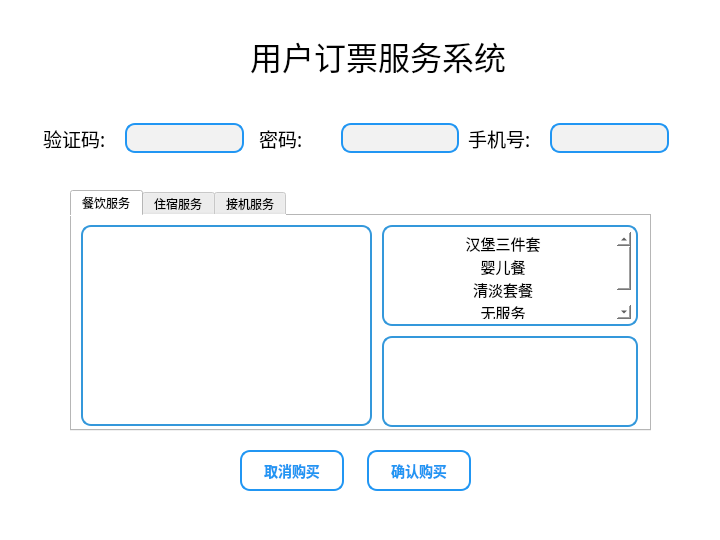
<?xml version="1.0" encoding="UTF-8"?>
<ui version="4.0">
 <class>buy</class>
 <widget class="QMainWindow" name="buy">
  <property name="geometry">
   <rect>
    <x>0</x>
    <y>0</y>
    <width>720</width>
    <height>540</height>
   </rect>
  </property>
  <property name="windowTitle">
   <string>用户订票服务系统</string>
  </property>
  <property name="windowIcon">
   <iconset>
    <normaloff>../data/images/logo.png</normaloff>../data/images/logo.png</iconset>
  </property>
  <property name="styleSheet">
   <string notr="true">background-color: white;
</string>
  </property>
  <widget class="QWidget" name="centralwidget">
   <widget class="QLabel" name="label">
    <property name="geometry">
     <rect>
      <x>250</x>
      <y>30</y>
      <width>281</width>
      <height>51</height>
     </rect>
    </property>
    <property name="font">
     <font>
      <family>华文新魏</family>
      <pointsize>24</pointsize>
     </font>
    </property>
    <property name="text">
     <string>用户订票服务系统</string>
    </property>
   </widget>
   <widget class="QLabel" name="label_3">
    <property name="geometry">
     <rect>
      <x>100</x>
      <y>20</y>
      <width>91</width>
      <height>81</height>
     </rect>
    </property>
    <property name="text">
     <string/>
    </property>
    <property name="pixmap">
     <pixmap>../data/images/logo.png</pixmap>
    </property>
    <property name="scaledContents">
     <bool>true</bool>
    </property>
   </widget>
   <widget class="QWidget" name="layoutWidget">
    <property name="geometry">
     <rect>
      <x>40</x>
      <y>120</y>
      <width>629</width>
      <height>36</height>
     </rect>
    </property>
    <layout class="QHBoxLayout" name="horizontalLayout_5">
     <item>
      <layout class="QHBoxLayout" name="horizontalLayout_2">
       <property name="spacing">
        <number>19</number>
       </property>
       <property name="leftMargin">
        <number>3</number>
       </property>
       <property name="topMargin">
        <number>0</number>
       </property>
       <property name="rightMargin">
        <number>0</number>
       </property>
       <property name="bottomMargin">
        <number>0</number>
       </property>
       <item>
        <widget class="QLabel" name="label_4">
         <property name="font">
          <font>
           <family>华文仿宋</family>
           <pointsize>14</pointsize>
          </font>
         </property>
         <property name="text">
          <string>验证码:</string>
         </property>
        </widget>
       </item>
       <item>
        <widget class="QLineEdit" name="lineEdit_2">
         <property name="styleSheet">
          <string notr="true">QLineEdit {
        border: 2px solid #2196F3;
        border-radius: 10px;
        padding: 5px;
        background-color: #f2f2f2;
    }</string>
         </property>
        </widget>
       </item>
      </layout>
     </item>
     <item>
      <layout class="QHBoxLayout" name="horizontalLayout_3">
       <property name="spacing">
        <number>38</number>
       </property>
       <property name="leftMargin">
        <number>9</number>
       </property>
       <property name="topMargin">
        <number>0</number>
       </property>
       <property name="rightMargin">
        <number>0</number>
       </property>
       <property name="bottomMargin">
        <number>0</number>
       </property>
       <item>
        <widget class="QLabel" name="label_5">
         <property name="font">
          <font>
           <family>华文仿宋</family>
           <pointsize>14</pointsize>
          </font>
         </property>
         <property name="text">
          <string>密码:</string>
         </property>
        </widget>
       </item>
       <item>
        <widget class="QLineEdit" name="lineEdit_3">
         <property name="styleSheet">
          <string notr="true">QLineEdit {
        border: 2px solid #2196F3;
        border-radius: 10px;
        padding: 5px;
        background-color: #f2f2f2;
    }</string>
         </property>
        </widget>
       </item>
      </layout>
     </item>
     <item>
      <layout class="QHBoxLayout" name="horizontalLayout" stretch="0,0">
       <property name="spacing">
        <number>19</number>
       </property>
       <property name="leftMargin">
        <number>3</number>
       </property>
       <property name="topMargin">
        <number>0</number>
       </property>
       <property name="rightMargin">
        <number>0</number>
       </property>
       <property name="bottomMargin">
        <number>0</number>
       </property>
       <item>
        <widget class="QLabel" name="label_2">
         <property name="font">
          <font>
           <family>华文仿宋</family>
           <pointsize>14</pointsize>
          </font>
         </property>
         <property name="text">
          <string>手机号:</string>
         </property>
        </widget>
       </item>
       <item>
        <widget class="QLineEdit" name="lineEdit">
         <property name="styleSheet">
          <string notr="true">QLineEdit {
        border: 2px solid #2196F3;
        border-radius: 10px;
        padding: 5px;
        background-color: #f2f2f2;
    }</string>
         </property>
        </widget>
       </item>
      </layout>
     </item>
    </layout>
   </widget>
   <widget class="QWidget" name="layoutWidget">
    <property name="geometry">
     <rect>
      <x>240</x>
      <y>450</y>
      <width>231</width>
      <height>41</height>
     </rect>
    </property>
    <layout class="QHBoxLayout" name="horizontalLayout_4" stretch="2,2">
     <property name="spacing">
      <number>23</number>
     </property>
     <item>
      <widget class="QPushButton" name="pushButton_3">
       <property name="styleSheet">
        <string notr="true">
    QPushButton {
        background-color: #2196F3;
        border: 2px solid #1E88E5;
        border-radius: 10px;
        padding: 10px;
        color: white;
        font: bold 14px;
    }
    QPushButton:hover {
        background-color: #BBDEFB ;  /* 悬停时的浅蓝色背景 */
    }
QPushButton {
        background-color: white;  
        border: 2px solid #2196F3;  
        border-radius: 10px;        
        padding: 10px;
        color: #2196F3;             
        font: bold 14px;
    }
    QPushButton:hover {
        background-color: #64B5F6;  
        border: 2px solid #1E88E5;   
    }</string>
       </property>
       <property name="text">
        <string>取消购买</string>
       </property>
      </widget>
     </item>
     <item>
      <widget class="QPushButton" name="pushButton_2">
       <property name="styleSheet">
        <string notr="true">
    QPushButton {
        background-color: #2196F3;
        border: 2px solid #1E88E5;
        border-radius: 10px;
        padding: 10px;
        color: white;
        font: bold 14px;
    }
    QPushButton:hover {
        background-color: #BBDEFB ;  /* 悬停时的浅蓝色背景 */
    }
QPushButton {
        background-color: white;  
        border: 2px solid #2196F3;  
        border-radius: 10px;        
        padding: 10px;
        color: #2196F3;             
        font: bold 14px;
    }
    QPushButton:hover {
        background-color: #64B5F6;  
        border: 2px solid #1E88E5;   
    }</string>
       </property>
       <property name="text">
        <string>确认购买</string>
       </property>
      </widget>
     </item>
    </layout>
   </widget>
   <widget class="QTabWidget" name="tabWidget">
    <property name="geometry">
     <rect>
      <x>70</x>
      <y>190</y>
      <width>581</width>
      <height>241</height>
     </rect>
    </property>
    <property name="styleSheet">
     <string notr="true"/>
    </property>
    <property name="currentIndex">
     <number>0</number>
    </property>
    <widget class="QWidget" name="tab">
     <attribute name="title">
      <string>餐饮服务</string>
     </attribute>
     <widget class="QLabel" name="label_6">
      <property name="geometry">
       <rect>
        <x>9</x>
        <y>9</y>
        <width>291</width>
        <height>201</height>
       </rect>
      </property>
      <property name="sizePolicy">
       <sizepolicy hsizetype="Expanding" vsizetype="Preferred">
        <horstretch>0</horstretch>
        <verstretch>0</verstretch>
       </sizepolicy>
      </property>
      <property name="styleSheet">
       <string notr="true">
QLabel {
    border: 2px solid #3498db;           /* 设置边框颜色和宽度 */
    border-radius: 10px;                 /* 设置圆角 */
    
    padding: 10px;                       /* 设置内边距 */
    font-size: 14px;                     /* 设置字体大小 */
    font-family: Arial, sans-serif;      /* 设置字体 */
    color: #333;                         /* 设置字体颜色 */
}
</string>
      </property>
      <property name="text">
       <string/>
      </property>
     </widget>
     <widget class="QListWidget" name="listWidget">
      <property name="geometry">
       <rect>
        <x>310</x>
        <y>9</y>
        <width>256</width>
        <height>101</height>
       </rect>
      </property>
      <property name="sizePolicy">
       <sizepolicy hsizetype="Fixed" vsizetype="Expanding">
        <horstretch>0</horstretch>
        <verstretch>0</verstretch>
       </sizepolicy>
      </property>
      <property name="styleSheet">
       <string notr="true">QListWidget {
    border: 2px solid #3498db;           /* 设置边框颜色和宽度 */
    border-radius: 10px;                 /* 设置圆角 */
   
    padding: 5px;                        /* 设置内边距 */
}

</string>
      </property>
      <item>
       <property name="text">
        <string>汉堡三件套</string>
       </property>
       <property name="font">
        <font>
         <family>华文中宋</family>
         <pointsize>11</pointsize>
        </font>
       </property>
       <property name="textAlignment">
        <set>AlignCenter</set>
       </property>
       <property name="foreground">
        <brush brushstyle="Dense2Pattern">
         <color alpha="255">
          <red>0</red>
          <green>0</green>
          <blue>0</blue>
         </color>
        </brush>
       </property>
      </item>
      <item>
       <property name="text">
        <string>婴儿餐</string>
       </property>
       <property name="font">
        <font>
         <family>华文中宋</family>
         <pointsize>11</pointsize>
        </font>
       </property>
       <property name="textAlignment">
        <set>AlignCenter</set>
       </property>
      </item>
      <item>
       <property name="text">
        <string>清淡套餐</string>
       </property>
       <property name="font">
        <font>
         <family>华文中宋</family>
         <pointsize>11</pointsize>
        </font>
       </property>
       <property name="textAlignment">
        <set>AlignCenter</set>
       </property>
      </item>
      <item>
       <property name="text">
        <string>无服务</string>
       </property>
       <property name="font">
        <font>
         <family>华文中宋</family>
         <pointsize>11</pointsize>
        </font>
       </property>
       <property name="textAlignment">
        <set>AlignCenter</set>
       </property>
      </item>
     </widget>
     <widget class="QListWidget" name="listWidget_4">
      <property name="geometry">
       <rect>
        <x>310</x>
        <y>120</y>
        <width>256</width>
        <height>91</height>
       </rect>
      </property>
      <property name="sizePolicy">
       <sizepolicy hsizetype="Fixed" vsizetype="Expanding">
        <horstretch>0</horstretch>
        <verstretch>0</verstretch>
       </sizepolicy>
      </property>
      <property name="styleSheet">
       <string notr="true">QListWidget {
    border: 2px solid #3498db;           /* 设置边框颜色和宽度 */
    border-radius: 10px;                 /* 设置圆角 */
   
    padding: 5px;                        /* 设置内边距 */
}

</string>
      </property>
      <property name="selectionMode">
       <enum>QAbstractItemView::MultiSelection</enum>
      </property>
     </widget>
    </widget>
    <widget class="QWidget" name="tab_3">
     <attribute name="title">
      <string>住宿服务</string>
     </attribute>
     <layout class="QHBoxLayout" name="horizontalLayout_7">
      <item>
       <widget class="QLabel" name="label_7">
        <property name="sizePolicy">
         <sizepolicy hsizetype="Expanding" vsizetype="Preferred">
          <horstretch>0</horstretch>
          <verstretch>0</verstretch>
         </sizepolicy>
        </property>
        <property name="styleSheet">
         <string notr="true">
QLabel {
    border: 2px solid #3498db;           /* 设置边框颜色和宽度 */
    border-radius: 10px;                 /* 设置圆角 */
    
    padding: 10px;                       /* 设置内边距 */
    font-size: 14px;                     /* 设置字体大小 */
    font-family: Arial, sans-serif;      /* 设置字体 */
    color: #333;                         /* 设置字体颜色 */
}
</string>
        </property>
        <property name="text">
         <string/>
        </property>
       </widget>
      </item>
      <item>
       <widget class="QListWidget" name="listWidget_2">
        <property name="sizePolicy">
         <sizepolicy hsizetype="Fixed" vsizetype="Expanding">
          <horstretch>0</horstretch>
          <verstretch>0</verstretch>
         </sizepolicy>
        </property>
        <property name="styleSheet">
         <string notr="true">QListWidget {
    border: 2px solid #3498db;           /* 设置边框颜色和宽度 */
    border-radius: 10px;                 /* 设置圆角 */
   
    padding: 5px;                        /* 设置内边距 */
}

</string>
        </property>
        <item>
         <property name="text">
          <string>七天酒店</string>
         </property>
         <property name="font">
          <font>
           <family>华文中宋</family>
           <pointsize>11</pointsize>
          </font>
         </property>
         <property name="textAlignment">
          <set>AlignCenter</set>
         </property>
        </item>
        <item>
         <property name="text">
          <string>汉庭酒店</string>
         </property>
         <property name="font">
          <font>
           <family>华文中宋</family>
           <pointsize>11</pointsize>
          </font>
         </property>
         <property name="textAlignment">
          <set>AlignCenter</set>
         </property>
        </item>
        <item>
         <property name="text">
          <string>希尔顿酒店</string>
         </property>
         <property name="font">
          <font>
           <family>华文中宋</family>
           <pointsize>11</pointsize>
          </font>
         </property>
         <property name="textAlignment">
          <set>AlignCenter</set>
         </property>
        </item>
        <item>
         <property name="text">
          <string>无服务</string>
         </property>
         <property name="font">
          <font>
           <family>华文中宋</family>
           <pointsize>11</pointsize>
          </font>
         </property>
         <property name="textAlignment">
          <set>AlignCenter</set>
         </property>
        </item>
       </widget>
      </item>
     </layout>
    </widget>
    <widget class="QWidget" name="tab_2">
     <attribute name="title">
      <string>接机服务</string>
     </attribute>
     <layout class="QHBoxLayout" name="horizontalLayout_8">
      <item>
       <widget class="QLabel" name="label_8">
        <property name="sizePolicy">
         <sizepolicy hsizetype="Expanding" vsizetype="Preferred">
          <horstretch>0</horstretch>
          <verstretch>0</verstretch>
         </sizepolicy>
        </property>
        <property name="styleSheet">
         <string notr="true">
QLabel {
    border: 2px solid #3498db;           /* 设置边框颜色和宽度 */
    border-radius: 10px;                 /* 设置圆角 */
    
    padding: 10px;                       /* 设置内边距 */
    font-size: 14px;                     /* 设置字体大小 */
    font-family: Arial, sans-serif;      /* 设置字体 */
    color: #333;                         /* 设置字体颜色 */
}
</string>
        </property>
        <property name="text">
         <string/>
        </property>
       </widget>
      </item>
      <item>
       <widget class="QListWidget" name="listWidget_3">
        <property name="sizePolicy">
         <sizepolicy hsizetype="Fixed" vsizetype="Expanding">
          <horstretch>0</horstretch>
          <verstretch>0</verstretch>
         </sizepolicy>
        </property>
        <property name="styleSheet">
         <string notr="true">QListWidget {
    border: 2px solid #3498db;           /* 设置边框颜色和宽度 */
    border-radius: 10px;                 /* 设置圆角 */
   
    padding: 5px;                        /* 设置内边距 */
}

</string>
        </property>
        <item>
         <property name="text">
          <string>出租车</string>
         </property>
         <property name="font">
          <font>
           <family>华文中宋</family>
           <pointsize>11</pointsize>
          </font>
         </property>
         <property name="textAlignment">
          <set>AlignCenter</set>
         </property>
        </item>
        <item>
         <property name="text">
          <string>网约车</string>
         </property>
         <property name="font">
          <font>
           <family>华文中宋</family>
           <pointsize>11</pointsize>
          </font>
         </property>
         <property name="textAlignment">
          <set>AlignCenter</set>
         </property>
        </item>
        <item>
         <property name="text">
          <string>机场大巴</string>
         </property>
         <property name="font">
          <font>
           <family>华文中宋</family>
           <pointsize>11</pointsize>
          </font>
         </property>
         <property name="textAlignment">
          <set>AlignCenter</set>
         </property>
        </item>
        <item>
         <property name="text">
          <string>无服务</string>
         </property>
         <property name="font">
          <font>
           <family>华文中宋</family>
           <pointsize>11</pointsize>
          </font>
         </property>
         <property name="textAlignment">
          <set>AlignCenter</set>
         </property>
        </item>
       </widget>
      </item>
     </layout>
    </widget>
   </widget>
  </widget>
 </widget>
 <resources/>
 <connections/>
</ui>
